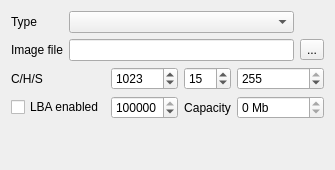
               <widget class="QWidget" name="tab_3">
                <attribute name="title">
                 <string>Slave</string>
                </attribute>
                <layout class="QVBoxLayout" name="verticalLayout_18">
                 <item>
                  <layout class="QGridLayout" name="gridLayout_11">
                   <item row="0" column="0">
                    <widget class="QLabel" name="label_18">
                     <property name="text">
                      <string>Type</string>
                     </property>
                    </widget>
                   </item>
                   <item row="0" column="1">
                    <widget class="QComboBox" name="hs_type"/>
                   </item>
                   <item row="1" column="0">
                    <widget class="QLabel" name="label_31">
                     <property name="text">
                      <string>Image file</string>
                     </property>
                    </widget>
                   </item>
                   <item row="1" column="1">
                    <widget class="QLineEdit" name="hs_path">
                     <property name="readOnly">
                      <bool>true</bool>
                     </property>
                    </widget>
                   </item>
                   <item row="1" column="2">
                    <widget class="QToolButton" name="hs_pathtb">
                     <property name="text">
                      <string>...</string>
                     </property>
                     <property name="icon">
                      <iconset resource="../xpeccy.qrc">
                       <normaloff>:/images/fileopen.png</normaloff>:/images/fileopen.png</iconset>
                     </property>
                    </widget>
                   </item>
                  </layout>
                 </item>
                 <item>
                  <layout class="QGridLayout" name="gridLayout_9" columnstretch="0,0,0,0">
                   <item row="0" column="0">
                    <widget class="QLabel" name="label_23">
                     <property name="text">
                      <string>C/H/S</string>
                     </property>
                    </widget>
                   </item>
                   <item row="0" column="3">
                    <widget class="QSpinBox" name="hs_gsec">
                     <property name="minimum">
                      <number>1</number>
                     </property>
                     <property name="maximum">
                      <number>255</number>
                     </property>
                     <property name="value">
                      <number>255</number>
                     </property>
                    </widget>
                   </item>
                   <item row="0" column="1">
                    <widget class="QSpinBox" name="hs_gcyl">
                     <property name="minimum">
                      <number>1</number>
                     </property>
                     <property name="maximum">
                      <number>65535</number>
                     </property>
                     <property name="value">
                      <number>1023</number>
                     </property>
                    </widget>
                   </item>
                   <item row="0" column="2">
                    <widget class="QSpinBox" name="hs_ghd">
                     <property name="minimum">
                      <number>1</number>
                     </property>
                     <property name="maximum">
                      <number>16</number>
                     </property>
                     <property name="value">
                      <number>15</number>
                     </property>
                    </widget>
                   </item>
                   <item row="1" column="1">
                    <widget class="QSpinBox" name="hs_glba">
                     <property name="readOnly">
                      <bool>false</bool>
                     </property>
                     <property name="maximum">
                      <number>5000000</number>
                     </property>
                     <property name="value">
                      <number>4194304</number>
                     </property>
                    </widget>
                   </item>
                   <item row="1" column="2">
                    <widget class="QLabel" name="label_21">
                     <property name="text">
                      <string>Capacity</string>
                     </property>
                     <property name="alignment">
                      <set>Qt::AlignCenter</set>
                     </property>
                    </widget>
                   </item>
                   <item row="1" column="3">
                    <widget class="QSpinBox" name="hs_capacity">
                     <property name="readOnly">
                      <bool>true</bool>
                     </property>
                     <property name="suffix">
                      <string> Mb</string>
                     </property>
                     <property name="prefix">
                      <string/>
                     </property>
                     <property name="maximum">
                      <number>128000</number>
                     </property>
                    </widget>
                   </item>
                   <item row="1" column="0">
                    <widget class="QCheckBox" name="hs_islba">
                     <property name="text">
                      <string>LBA enabled</string>
                     </property>
                    </widget>
                   </item>
                  </layout>
                 </item>
                 <item>
                  <spacer name="verticalSpacer_6">
                   <property name="orientation">
                    <enum>Qt::Vertical</enum>
                   </property>
                   <property name="sizeHint" stdset="0">
                    <size>
                     <width>20</width>
                     <height>40</height>
                    </size>
                   </property>
                  </spacer>
                 </item>
                </layout>
               </widget>
